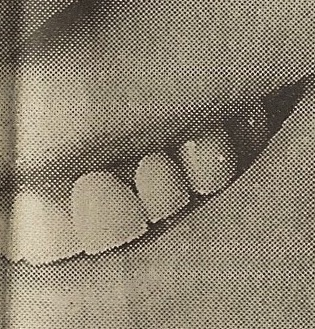
#> input picture dft/face.JPG, 315 x 329 px
$ python main.py
#> lines starting #> are read from the running program, lines starting #| are printed output that depends on the picture; after the words box and inside, x2 and y2 are one past the last pixel; in counts of white or black regions, pixels touching at a corner belong together
import cv2
import numpy as np
from matplotlib import pyplot as plt

img = cv2.imread('face.JPG', 0)
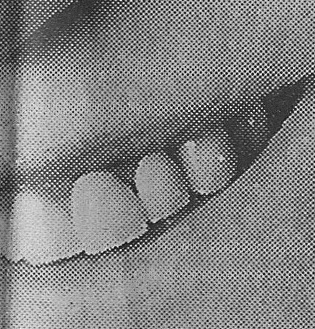
#> img: shape (329, 315); min 0, max 255, mean 129.9

img_float32 = np.float32(img)

f = np.fft.fft2(img)
fshift = np.fft.fftshift(f)
magnitude_spectrum = 20 * np.log(np.abs(fshift))
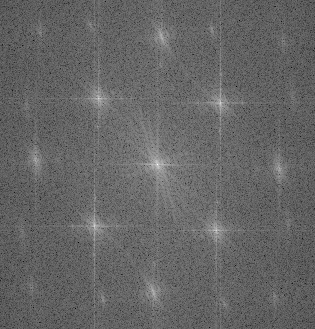
#> magnitude_spectrum: shape (329, 315) float64; min 56.75, max 328.3, mean 165.2; drawn with min black and max white

plt.subplot(221), plt.imshow(img, cmap='gray')
plt.subplot(222), plt.imshow(magnitude_spectrum.copy(), cmap='gray')

rows, cols = img.shape
#> rows = 329; cols = 315
crow, ccol = int(rows / 2), int(cols / 2)
#> crow = 164; ccol = 157
SQUARE = 25

for i in range(rows):
    for j in range(cols):
        if magnitude_spectrum[i, j] >= 215 and not (abs(crow - i) < SQUARE or abs(ccol - j) < SQUARE):
            magnitude_spectrum[i - SQUARE: i + SQUARE, j - SQUARE: j + SQUARE] = 0
            fshift[i - SQUARE: i + SQUARE, j - SQUARE: j + SQUARE] = 0
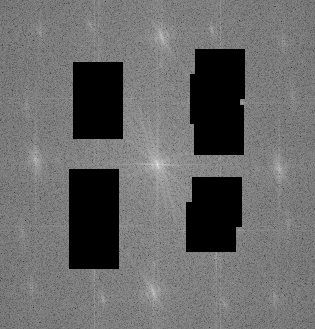
#> magnitude_spectrum: shape (329, 315) float64; 17.61% of pixels changed, all inside (x1, y1, x2, y2) = (69, 49, 245, 269); drawn with min black and max white

plt.subplot(223), plt.imshow(magnitude_spectrum, cmap='gray')
f_ishift = np.fft.ifftshift(fshift)
img_back = np.fft.ifft2(f_ishift)
img_back = np.abs(img_back)
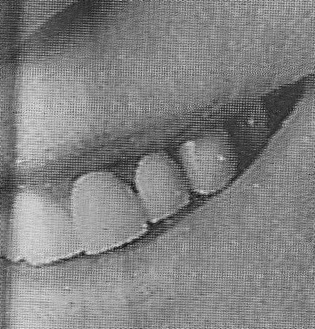
#> img_back: shape (329, 315) float64; min 8.99, max 235.2, mean 129.9

cv2.imwrite('out.jpg', img_back)

plt.subplot(224), plt.imshow(img_back, cmap='gray')

plt.show()

$ run again, with dft/car.png saved as dft/face.JPG
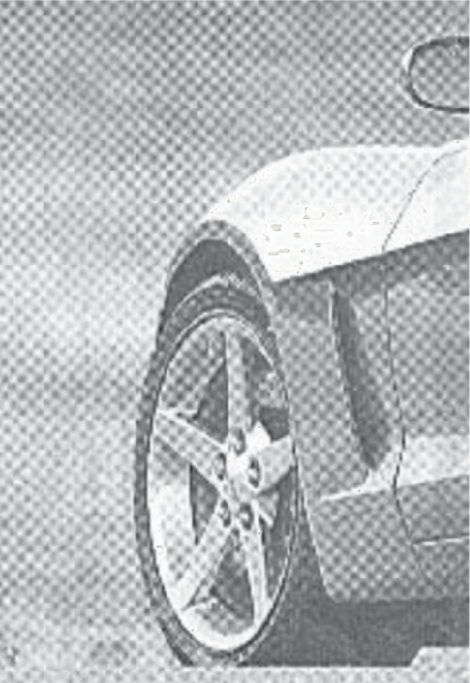
#> input picture dft/car.png, 940 x 1366 px (shown at 1/2 size)
#> after the loop `for i in range(rows):`:
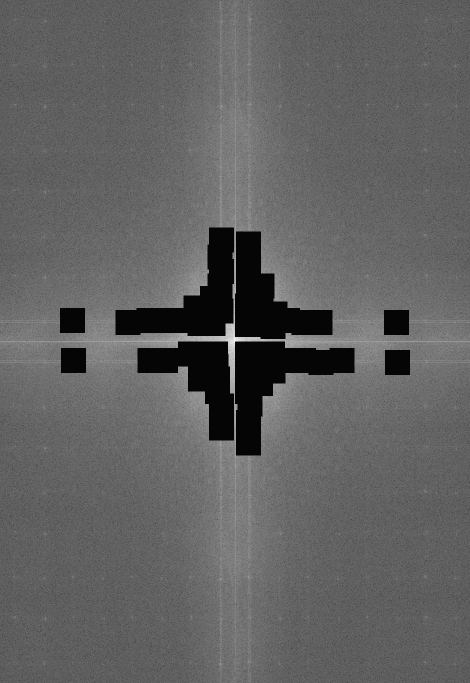
#> magnitude_spectrum: shape (1366, 940) float64 (shown at 1/2 size); min -7.64, max 319.9, mean 117.4; drawn with min black and max white
#> `cv2.imwrite('out.jpg', img_back)`:
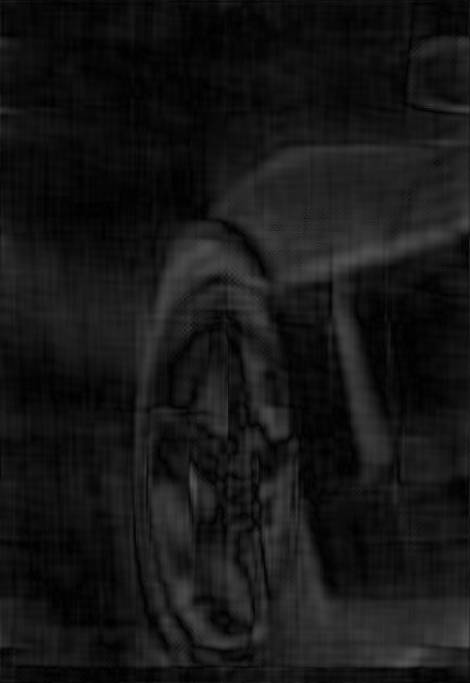
#> saved as out.jpg: shape (1366, 940) (shown at 1/2 size); min 0, max 86, mean 21.9
